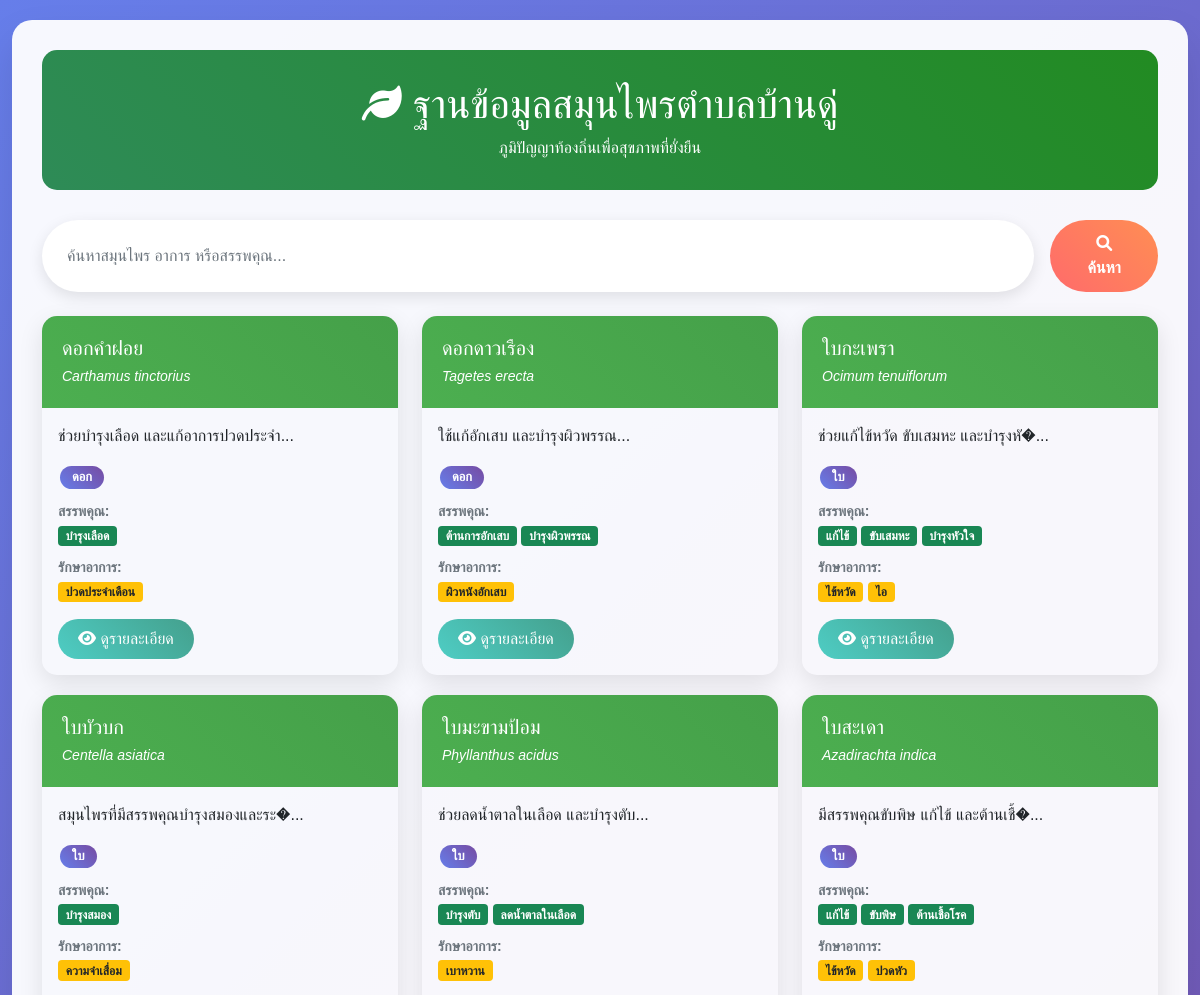
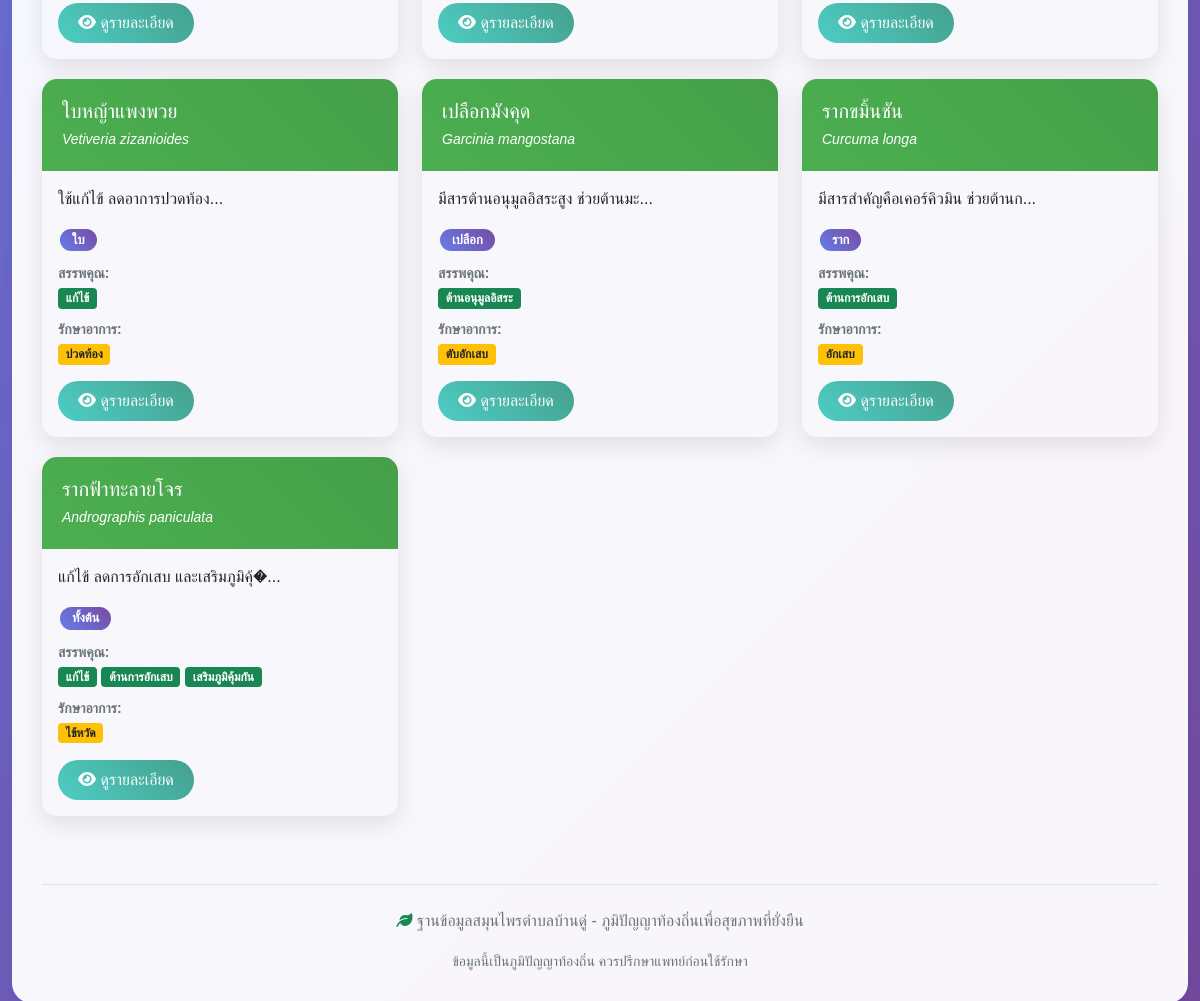
The page / on the database its author committed (2 pictures, top to bottom).
### tables this page shows
CREATE TABLE herbs (
    herb_id INT PRIMARY KEY AUTO_INCREMENT,
    herb_name VARCHAR(100) NOT NULL UNIQUE,
    scientific_name VARCHAR(150),
    herb_type ENUM('ใบ', 'ราก', 'เปลือก', 'ดอก', 'ผล', 'เมล็ด', 'ทั้งต้น') NOT NULL,
    description TEXT,
    created_at TIMESTAMP DEFAULT CURRENT_TIMESTAMP
);

### index.php (the view, shortened to what this page needs)
<?php
require_once 'connect.php';
function getAllHerbs($conn) {
    $sql = "SELECT h.*, GROUP_CONCAT(DISTINCT p.property_name SEPARATOR ', ') as properties,
                   GROUP_CONCAT(DISTINCT s.symptom_name SEPARATOR ', ') as symptoms
            FROM herbs h
            LEFT JOIN herb_properties hp ON h.herb_id = hp.herb_id
            LEFT JOIN properties p ON hp.property_id = p.property_id
            LEFT JOIN herb_symptoms hs ON h.herb_id = hs.herb_id
            LEFT JOIN symptoms s ON hs.symptom_id = s.symptom_id
            GROUP BY h.herb_id
            ORDER BY h.herb_name";
    $result = $conn->query($sql);
    return $result->fetch_all(MYSQLI_ASSOC);
}
$search_term = isset($_GET['search']) ? trim($_GET['search']) : '';
$herb_id = isset($_GET['herb_id']) ? (int)$_GET['herb_id'] : 0;
if ($herb_id > 0) {
    $herb_detail = getHerbDetails($conn, $herb_id);
} else {
    $herbs = $search_term ? searchHerbs($conn, $search_term) : getAllHerbs($conn);
}
?>
<!DOCTYPE html>
<html lang="th">
<head>
    <link href="https://cdn.jsdelivr.net/npm/bootstrap@5.1.3/dist/css/bootstrap.min.css" rel="stylesheet">
    <link href="https://cdnjs.cloudflare.com/ajax/libs/font-awesome/6.0.0/css/all.min.css" rel="stylesheet">
</head>
<body>
    <div class="container-fluid">
        <div class="main-container">
            <div class="header">
                <h1><i class="fas fa-leaf"></i> ฐานข้อมูลสมุนไพรตำบลบ้านดู่</h1>
                <p class="mb-0">ภูมิปัญญาท้องถิ่นเพื่อสุขภาพที่ยั่งยืน</p>
            </div>
            <?php if ($herb_id > 0 && $herb_detail): ?>
                <div class="mb-3">
                    <a href="index.php" class="btn btn-secondary">
                        <i class="fas fa-arrow-left"></i> กลับหน้าหลัก
                    </a>
                </div>
                <div class="row">
                    <div class="col-12">
                        <div class="herb-card">
                            <div class="herb-card-header">
                                <h2><i class="fas fa-seedling"></i> <?= htmlspecialchars($herb_detail['herb_name']) ?></h2>
                                <p class="mb-0"><em><?= htmlspecialchars($herb_detail['scientific_name']) ?></em></p>
                            </div>
                            <div class="card-body">
                                <div class="row">
                                    <div class="col-md-6">
                                        <p><strong>ประเภท:</strong> <span class="badge badge-custom"><?= htmlspecialchars($herb_detail['herb_type']) ?></span></p>
                                        <p><strong>คำอธิบาย:</strong> <?= htmlspecialchars($herb_detail['description']) ?></p>
                                    </div>
                                </div>
                            </div>
                        </div>
                    </div>
                </div>
                <?php if (!empty($herb_detail['properties'])): ?>
                <div class="detail-section">
                    <h3 class="section-title"><i class="fas fa-star"></i> สรรพคุณ</h3>
                    <div class="row">
                        <?php foreach ($herb_detail['properties'] as $property): ?>
                        <div class="col-md-6 mb-3">
                            <div class="card h-100">
                                <div class="card-body">
                                    <h5 class="card-title text-success"><?= htmlspecialchars($property['property_name']) ?></h5>
                                    <p class="card-text"><?= htmlspecialchars($property['property_description']) ?></p>
                                    <span class="badge bg-info">ประสิทธิภาพ: <?= htmlspecialchars($property['effectiveness_level']) ?></span>
                                    <?php if ($property['notes']): ?>
                                    <p class="mt-2 text-muted"><small><?= htmlspecialchars($property['notes']) ?></small></p>
                                    <?php endif; ?>
                                </div>
                            </div>
                        </div>
                        <?php endforeach; ?>
                    </div>
                </div>
                <?php endif; ?>
                <?php if (!empty($herb_detail['symptoms'])): ?>
                <div class="detail-section">
                    <h3 class="section-title"><i class="fas fa-heartbeat"></i> อาการที่รักษาได้</h3>
                    <div class="row">
                        <?php foreach ($herb_detail['symptoms'] as $symptom): ?>
                        <div class="col-md-6 mb-3">
                            <div class="card h-100">
                                <div class="card-body">
                                    <h5 class="card-title text-danger"><?= htmlspecialchars($symptom['symptom_name']) ?></h5>
                                    <p class="card-text"><?= htmlspecialchars($symptom['symptom_description']) ?></p>
                                    <p><strong>ขนาดการใช้:</strong> <?= htmlspecialchars($symptom['dosage']) ?></p>
                                    <span class="badge bg-warning">ประสิทธิภาพ: <?= htmlspecialchars($symptom['effectiveness_level']) ?></span>
                                    <?php if ($symptom['precautions']): ?>
                                    <div class="alert alert-warning mt-2" role="alert">
                                        <small><strong>ข้อควรระวัง:</strong> <?= htmlspecialchars($symptom['precautions']) ?></small>
                                    </div>
                                    <?php endif; ?>
                                </div>
                            </div>
                        </div>
                        <?php endforeach; ?>
                    </div>
                </div>
                <?php endif; ?>
                <?php if (!empty($herb_detail['usage_methods'])): ?>
                <div class="detail-section">
                    <h3 class="section-title"><i class="fas fa-prescription-bottle"></i> วิธีการใช้</h3>
                    <div class="row">
                        <?php foreach ($herb_detail['usage_methods'] as $method): ?>
                        <div class="col-md-6 mb-3">
                            <div class="card h-100">
                                <div class="card-body">
                                    <h5 class="card-title text-primary"><?= htmlspecialchars($method['method_name']) ?></h5>
                                    <p class="card-text"><?= htmlspecialchars($method['method_description']) ?></p>
                                    <ul class="list-unstyled">
                                        <li><strong>ขนาด:</strong> <?= htmlspecialchars($method['dosage']) ?></li>
                                        <li><strong>ความถี่:</strong> <?= htmlspecialchars($method['frequency']) ?></li>
                                        <li><strong>ระยะเวลา:</strong> <?= htmlspecialchars($method['duration']) ?></li>
                                    </ul>
                                </div>
                            </div>
                        </div>
                        <?php endforeach; ?>
                    </div>
                </div>
                <?php endif; ?>
                <?php if (!empty($herb_detail['locations'])): ?>
                <div class="detail-section">
                    <h3 class="section-title"><i class="fas fa-map-marker-alt"></i> สถานที่พบ</h3>
                    <div class="row">
                        <?php foreach ($herb_detail['locations'] as $location): ?>
                        <div class="col-md-4 mb-3">
                            <div class="card h-100">
                                <div class="card-body">
                                    <h5 class="card-title text-info"><?= htmlspecialchars($location['location_name']) ?></h5>
                                    <p><span class="badge bg-secondary"><?= htmlspecialchars($location['location_type']) ?></span></p>
                                    <p><strong>ความอุดมสมบูรณ์:</strong> <span class="badge bg-success"><?= htmlspecialchars($location['abundance']) ?></span></p>
                                    <?php if ($location['harvest_notes']): ?>
                                    <p class="text-muted"><small><?= htmlspecialchars($location['harvest_notes']) ?></small></p>
                                    <?php endif; ?>
                                </div>
                            </div>
                        </div>
                        <?php endforeach; ?>
                    </div>
                </div>
                <?php endif; ?>
                <?php if (!empty($herb_detail['healers'])): ?>
                <div class="detail-section">
                    <h3 class="section-title"><i class="fas fa-user-md"></i> ผู้รู้/หมอพื้นบ้าน</h3>
                    <div class="row">
                        <?php foreach ($herb_detail['healers'] as $healer): ?>
                        <div class="col-md-6 mb-3">
                            <div class="card h-100">
                                <div class="card-body">
                                    <h5 class="card-title text-success"><?= htmlspecialchars($healer['healer_name']) ?></h5>
                                    <p><strong>โทรศัพท์:</strong> <?= htmlspecialchars($healer['phone']) ?></p>
                                    <p><strong>ความเชี่ยวชาญ:</strong> <?= htmlspecialchars($healer['specialization']) ?></p>
                                    <p><strong>ระดับความรู้:</strong> <span class="badge bg-primary"><?= htmlspecialchars($healer['knowledge_level']) ?></span></p>
                                    <?php if ($healer['special_techniques']): ?>
                                    <p class="text-muted"><small><strong>เทคนิคพิเศษ:</strong> <?= htmlspecialchars($healer['special_techniques']) ?></small></p>
                                    <?php endif; ?>
                                </div>
                            </div>
                        </div>
                        <?php endforeach; ?>
                    </div>
                </div>
                <?php endif; ?>
            <?php else: ?>
                <div class="row mb-4">
                    <div class="col-12">
                        <form method="GET" class="d-flex gap-3">
                            <input type="text" name="search" class="form-control search-box"
                                   placeholder="ค้นหาสมุนไพร อาการ หรือสรรพคุณ..."
                                   value="<?= htmlspecialchars($search_term) ?>">
                            <button type="submit" class="btn btn-search">
                                <i class="fas fa-search"></i> ค้นหา
                            </button>
                        </form>
                    </div>
                </div>
                <div class="row">
                    <?php foreach ($herbs as $herb): ?>
                    <div class="col-lg-6 col-xl-4">
                        <div class="herb-card">
                            <div class="herb-card-header">
                                <h5 class="mb-1"><?= htmlspecialchars($herb['herb_name']) ?></h5>
                                <small><em><?= htmlspecialchars($herb['scientific_name']) ?></em></small>
                            </div>
                            <div class="card-body">
                                <p class="card-text"><?= htmlspecialchars(substr($herb['description'], 0, 100)) ?>...</p>
                                <div class="mb-2">
                                    <span class="badge badge-custom"><?= htmlspecialchars($herb['herb_type']) ?></span>
                                </div>
                                <?php if ($herb['properties']): ?>
                                <div class="mb-2">
                                    <small class="text-muted"><strong>สรรพคุณ:</strong></small><br>
                                    <?php
                                    $properties = explode(', ', $herb['properties']);
                                    foreach (array_slice($properties, 0, 3) as $prop):
                                    ?>
                                    <span class="badge bg-success"><?= htmlspecialchars($prop) ?></span>
                                    <?php endforeach; ?>
                                </div>
                                <?php endif; ?>
                                <?php if ($herb['symptoms']): ?>
                                <div class="mb-3">
                                    <small class="text-muted"><strong>รักษาอาการ:</strong></small><br>
                                    <?php
                                    $symptoms = explode(', ', $herb['symptoms']);
                                    foreach (array_slice($symptoms, 0, 2) as $symptom):
                                    ?>
                                    <span class="badge bg-warning text-dark"><?= htmlspecialchars($symptom) ?></span>
                                    <?php endforeach; ?>
                                </div>
                                <?php endif; ?>
                                <a href="?herb_id=<?= $herb['herb_id'] ?>" class="btn btn-detail">
                                    <i class="fas fa-eye"></i> ดูรายละเอียด
                                </a>
                            </div>
                        </div>
                    </div>
                    <?php endforeach; ?>
                </div>
            <?php endif; ?>
            <footer class="text-center mt-5 pt-4 border-top">
                <p class="text-muted">
                    <i class="fas fa-leaf text-success"></i>
                    ฐานข้อมูลสมุนไพรตำบลบ้านดู่ - ภูมิปัญญาท้องถิ่นเพื่อสุขภาพที่ยั่งยืน
                </p>
                <small class="text-muted">ข้อมูลนี้เป็นภูมิปัญญาท้องถิ่น ควรปรึกษาแพทย์ก่อนใช้รักษา</small>
            </footer>
        </div>
    </div>
</body>
</html>

### index.php (style rules this page uses)
body { font-family: 'Sarabun', sans-serif; background: linear-gradient(135deg, #667eea 0%, #764ba2 100%); min-height: 100vh; }
.main-container { background: rgba(255, 255, 255, 0.95); border-radius: 20px; box-shadow: 0 20px 40px rgba(0,0,0,0.1); margin: 20px auto; padding: 30px; }
.header { background: linear-gradient(45deg, #2E8B57, #228B22); color: white; padding: 30px; border-radius: 15px; text-align: center; margin-bottom: 30px; }
.herb-card { border: none; border-radius: 15px; box-shadow: 0 8px 25px rgba(0,0,0,0.1); transition: transform 0.3s ease, box-shadow 0.3s ease; margin-bottom: 20px; overflow: hidden; }
.herb-card-header { background: linear-gradient(45deg, #4CAF50, #45a049); color: white; padding: 20px; border-bottom: none; }
.search-box { background: white; border-radius: 50px; box-shadow: 0 5px 15px rgba(0,0,0,0.1); border: none; padding: 15px 25px; }
.btn-search { background: linear-gradient(45deg, #FF6B6B, #FF8E53); border: none; border-radius: 50px; padding: 12px 30px; color: white; font-weight: bold; }
.btn-detail { background: linear-gradient(45deg, #4ECDC4, #44A08D); border: none; border-radius: 25px; color: white; padding: 8px 20px; }
.badge-custom { background: linear-gradient(45deg, #667eea, #764ba2); color: white; padding: 5px 12px; border-radius: 20px; font-size: 0.8em; margin: 2px; }

### rows shown on the page
herbs: herb_name "ดอกคำฝอย", scientific_name "Carthamus tinctorius", description "ช่วยบำรุงเลือด และแก้อาการปวดประจำ", herb_type "ดอก", prop "บำรุงเลือด", symptom "ปวดประจำเดือน"
herbs: herb_name "ดอกดาวเรือง", scientific_name "Tagetes erecta", description "ใช้แก้อักเสบ และบำรุงผิวพรรณ", herb_type "ดอก", prop "ต้านการอักเสบ", prop "บำรุงผิวพรรณ", symptom "ผิวหนังอักเสบ"
herbs: herb_name "ใบกะเพรา", scientific_name "Ocimum tenuiflorum", description "ช่วยแก้ไข้หวัด ขับเสมหะ และบำรุงหั�", herb_type "ใบ", prop "แก้ไข้", prop "ขับเสมหะ", prop "บำรุงหัวใจ", symptom "ไข้หวัด", symptom "ไอ"
herbs: herb_name "ใบบัวบก", scientific_name "Centella asiatica", description "สมุนไพรที่มีสรรพคุณบำรุงสมองและระ�", herb_type "ใบ", prop "บำรุงสมอง", symptom "ความจำเสื่อม"
herbs: herb_name "ใบมะขามป้อม", scientific_name "Phyllanthus acidus", description "ช่วยลดน้ำตาลในเลือด และบำรุงตับ", herb_type "ใบ", prop "บำรุงตับ", prop "ลดน้ำตาลในเลือด", symptom "เบาหวาน"
herbs: herb_name "ใบสะเดา", scientific_name "Azadirachta indica", description "มีสรรพคุณขับพิษ แก้ไข้ และต้านเชื้�", herb_type "ใบ", prop "แก้ไข้", prop "ขับพิษ", prop "ต้านเชื้อโรค", symptom "ไข้หวัด", symptom "ปวดหัว"
herbs: herb_name "ใบหญ้าแพงพวย", scientific_name "Vetiveria zizanioides", description "ใช้แก้ไข้ ลดอาการปวดท้อง", herb_type "ใบ", prop "แก้ไข้", symptom "ปวดท้อง"
herbs: herb_name "เปลือกมังคุด", scientific_name "Garcinia mangostana", description "มีสารต้านอนุมูลอิสระสูง ช่วยต้านมะ", herb_type "เปลือก", prop "ต้านอนุมูลอิสระ", symptom "ตับอักเสบ"
herbs: herb_name "รากขมิ้นชัน", scientific_name "Curcuma longa", description "มีสารสำคัญคือเคอร์คิวมิน ช่วยต้านก", herb_type "ราก", prop "ต้านการอักเสบ", symptom "อักเสบ"
herbs: herb_name "รากฟ้าทะลายโจร", scientific_name "Andrographis paniculata", description "แก้ไข้ ลดการอักเสบ และเสริมภูมิคุ้�", herb_type "ทั้งต้น", prop "แก้ไข้", prop "ต้านการอักเสบ", prop "เสริมภูมิคุ้มกัน", symptom "ไข้หวัด"
